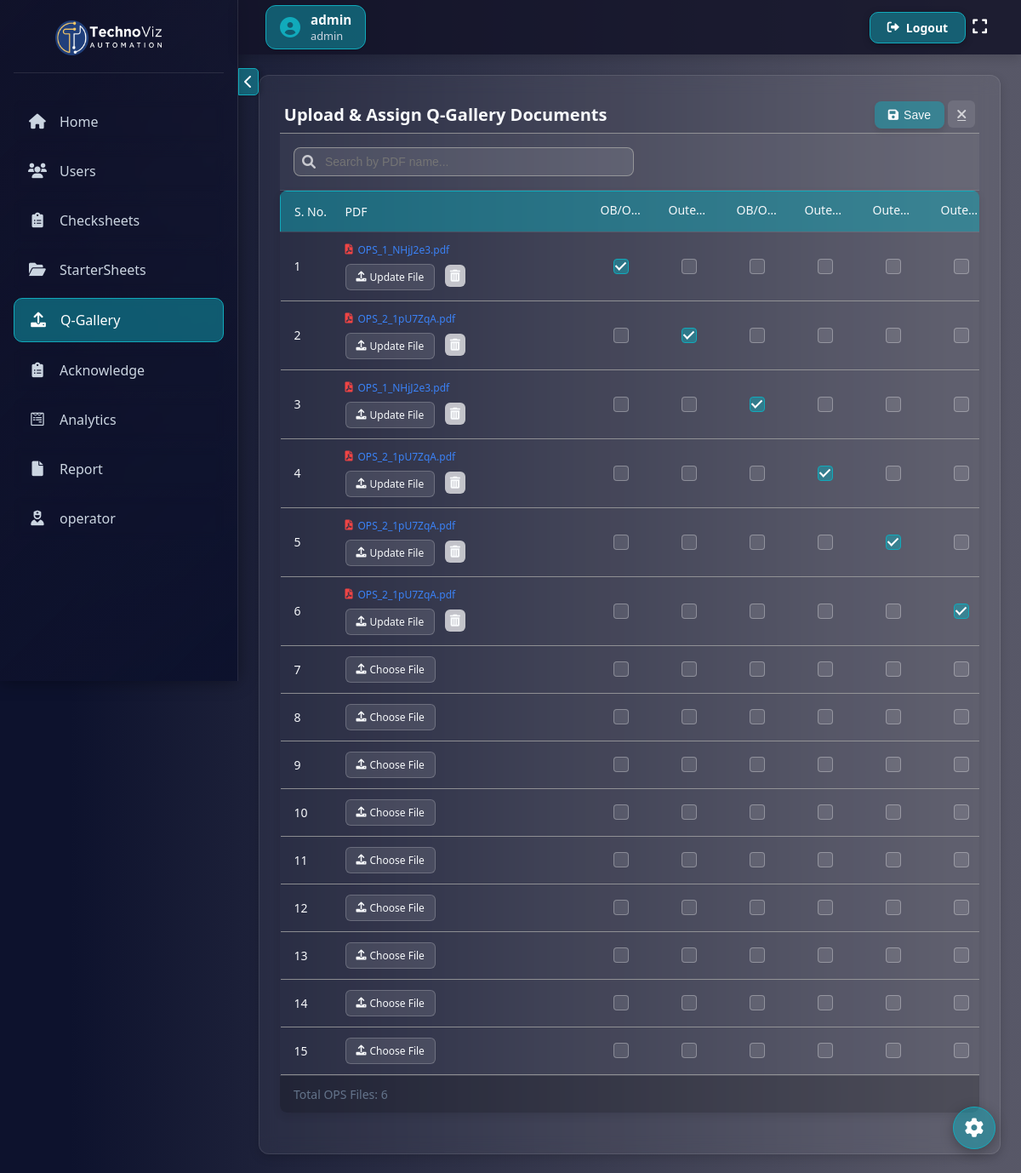
Page /upload-poc/ (signed in) on the committed database.
### checksheet1/models.py (models this page shows, shortened)
class CustomUser(AbstractUser):
    ROLE_CHOICES = [
        ("admin", "Admin"),
        ("quality_incharge", "Quality Incharge"),
        ("shift_incharge", "Shift Incharge"),
        ("operator", "Operator"),
    ]
    username = models.CharField(max_length=150, unique=False)
    employee_id = models.CharField(max_length=20, unique=True)  # New field
    role = models.CharField(max_length=20, choices=ROLE_CHOICES, default="admin")
    phone_number = models.CharField(max_length=15, blank=True, null=True)
    USERNAME_FIELD = "employee_id"  # Use employee_id for authentication
    REQUIRED_FIELDS = ["username", "email"]  # Keep username for internal use

class StarterSheet(models.Model):
    name = models.CharField(max_length=255)
    line = models.CharField(
        max_length=10, choices=[("line_1", "Line 1"), ("line_2", "Line 2")]
    )
    assigned_users = models.ManyToManyField(
        "CustomUser", related_name="assigned_starter_sheets", blank=True
    )
    created_by = models.ForeignKey(
        "CustomUser",
        on_delete=models.SET_NULL,
        null=True,
        related_name="created_starter_sheets",
    )
    created_on = models.DateTimeField(auto_now_add=True)
    level_1_approver = models.ForeignKey(
        "CustomUser",
        on_delete=models.SET_NULL,
        null=True,
        blank=True,
        related_name="level_1_assigned_sheets",
    )
    level_2_approver = models.ForeignKey(
        "CustomUser",
        on_delete=models.SET_NULL,
        null=True,
        blank=True,
        related_name="level_2_assigned_sheets",
    )
    require_level_3_approval = models.BooleanField(
        default=True, help_text="Check if this sheet requires Level 3 approval (admin)"
    )

class POCUpload(models.Model):
    pdf = models.FileField(upload_to=poc_upload_path)
    assigned_startersheets = models.ManyToManyField(
        StarterSheet,
        related_name="assigned_pocs",
        blank=True,
    )

### checksheet1/views.py (the view, shortened to what this page needs)
# urls.py: path("upload-poc/", upload_poc, name="upload_poc"),
@login_required
def upload_poc(request):
    if request.user.role == "admin" or has_page_access(request.user, "upload_poc"):
        startersheets = StarterSheet.objects.all()
        poc_files = list(
            POCUpload.objects.prefetch_related("assigned_startersheets").all()[:15]
        )  # Get latest 15 POCs
        remaining_inputs = 15 - len(poc_files)
        return render(
            request,
            "checksheet/upload_poc.html",
            {
                "poc_files": poc_files,
                "remaining_inputs": range(remaining_inputs),
                "startersheets": startersheets,
            },
        )
    return render(request, "checksheet/access_denied.html")

### checksheet1/context_processors.py (called while the page is built)
def pending_requests_count(request):
    if request.user.is_authenticated and request.user.role == "admin":
        count = PasswordResetRequest.objects.filter(status="pending").count()
        return {"pending_requests_count": count}
    return {}

### checksheet1/templatetags/custom_tags.py (called while the page is built)
@register.filter
def has_page_access(user, page_name):
    if user.is_authenticated and user.role == "admin":
        return True  # Admin has all access
    return PageAccess.objects.filter(
        user=user, page_name=page_name, has_access=True
    ).exists()

### checksheet1/templates/checksheet/upload_poc.html (shortened to what this page needs)
{% extends 'checksheet/base.html' %}
{% load static %}
{% block extra_css %}
<link rel="stylesheet" href="{% static 'css/upload_poc.css' %}">
{% endblock %}
{% block content %}
<div class="page-container">
    <form method="post" enctype="multipart/form-data">
        <div class="header">
            <h2 class="page-title">Upload & Assign Q-Gallery Documents</h2>
            <div class="buttons-container">
                <button type="submit" name="save_poc" class="submit-btn">
                    <i class="fas fa-save"></i> Save
                </button>
                <a href="javascript:history.back()" class="back-button">
                    <i class="fas fa-times"></i>
                </a>
            </div>
        </div>
        <div class="search-container">
            <div class="search-input-container">
                <i class="fas fa-search search-icon"></i>
                <input type="text" id="pdfSearch" class="search-input" placeholder="Search by PDF name...">
            </div>
        </div>
        <div class="table-responsive">
            <table class="poc-table">
                <thead>
                    <tr>
                        <th>S. No.</th>
                        <th>PDF</th>
                        {% for startersheet in startersheets %}
                            <th><span title="{{ startersheet.name }}">{{ startersheet.name }}</span></th>
                        {% endfor %}
                    </tr>
                </thead>
                <tbody id="pocTableBody">
                    {% for poc in poc_files %}
                        <tr>
                            <td>{{ forloop.counter }}</td>
                            <td>
                                <div class="file-input-container">
                                    {% if poc.pdf %}
                                        <div class="file-display">
                                            <a href="javascript:void(0);" class="pdf-link" data-pdf-url="{{ poc.pdf.url }}" data-pdf-name="{{ poc.pdf.name|slice:'9:' }}">
                                                <i class="fas fa-file-pdf"></i>
                                                {{ poc.pdf.name|slice:"9:" }}
                                            </a>
                                        </div>
                                    {% endif %}
                                    <div class="custom-file-input">
                                        <label for="pdf_{{ poc.id }}" class="custom-file-label">
                                            <i class="fas fa-upload"></i> {% if poc.pdf %}Update File{% else %}Choose File{% endif %}
                                        </label>
                                        <button type="button" class="delete-btn" data-poc-id="{{ poc.id }}">
                                            <i class="fas fa-trash-alt"></i>
                                        </button>
                                    </div>
                                </div>
                            </td>
                            {% for startersheet in startersheets %}
                                <td>
                                    <input type="checkbox"
                                           name="poc_{{ poc.id }}_startersheets"
                                           value="{{ startersheet.id }}"
                                           {% if startersheet in poc.assigned_startersheets.all %}checked{% endif %}>
                                </td>
                            {% endfor %}
                        </tr>
                    {% endfor %}
                    {% for i in remaining_inputs %}
                        <tr>
                            <td>{{ poc_files|length|add:i|add:1 }}</td>
                            <td>
                                <div class="file-input-container">
                                    <div class="custom-file-input">
                                        <label for="new_pdf_{{ i }}" class="custom-file-label">
                                            <i class="fas fa-upload"></i> Choose File
                                        </label>
                                    </div>
                                </div>
                            </td>
                            {% for startersheet in startersheets %}
                                <td>
                                    <input type="checkbox"
                                           name="new_poc_{{ i }}_startersheets"
                                           value="{{ startersheet.id }}">
                                </td>
                            {% endfor %}
                        </tr>
                    {% endfor %}
                </tbody>
            </table>
            <div class="table-footer">
                <span>Total OPS Files: {{ poc_files|length }}</span>
            </div>
        </div>
    </form>
</div>
{% endblock %}

### checksheet1/templates/checksheet/base.html (shortened to what this page needs)
<!DOCTYPE html>
<html lang="en">
<head>
    {% load custom_tags %}
    {% load static %}
    <link href="https://cdnjs.cloudflare.com/ajax/libs/font-awesome/6.0.0/css/all.min.css" rel="stylesheet">
    <link rel="stylesheet" href="{% static 'css/base.css' %}">
    {% block extra_css %}
  {% endblock%}
</head>
<body>
    {% if request.user.is_authenticated %}
    <nav class="navbar">
        <div class="navbar-left" style="display: flex; align-items: center;">
            <div class="user-info">
                <i class="fas fa-user-circle"></i>
                <div class="user-details">
                    <span class="user-name">{{ request.user.username }}</span>
                    <span class="user-role">{{ request.user.role|default:"No role" }}</span>
                </div>
            </div>
        </div>
        <a href="{% url 'logout' %}" class="logout-btn">
            <i class="fas fa-sign-out-alt"></i>
            Logout
        </a>
         <button class="fullscreen-btn" onclick="toggleFullScreen()" title="Toggle Full Screen">
                <i class="fas fa-expand"></i>
            </button>
    </nav>
    {% endif %}
    <button class="sidebar-toggle" onclick="toggleSidebar()">
        <i class="fas fa-chevron-left"></i>
    </button>
    <div class="sidebar">
        <div class="sidebar-header">
            <h3>
                <img src="{% static 'images/logo.jpg' %}" alt="Expanded Logo" class="sidebar-logo logo-toggle logo-expanded">
            </h3>
        </div>
        {% if request.user.is_authenticated %}
        {% if request.user|has_page_access:"home" %}
        <a href="{% url 'home' %}"><i class="fas fa-home"></i><span class="sidebar-text">Home</span></a>
        {% endif %}
        {% if request.user|has_page_access:"user_list" %}
        <a href="{% url 'user_list' %}"><i class="fas fa-users"></i><span class="sidebar-text">Users</span></a>
        {% endif %}
        {% if request.user|has_page_access:"all_checksheets" %}
        <a href="{% url 'all_checksheets' %}"><i class="fas fa-clipboard-list"></i><span class="sidebar-text">Checksheets</span></a>
        {% endif %}
        {% if request.user|has_page_access:"all_startersheet" %}
        <a href="{% url 'all_startersheet' %}"><i class="fas fa-folder-open"></i><span class="sidebar-text">StarterSheets</span></a>
        {% endif %}
        {% if request.user|has_page_access:"upload_poc" %}
        <a href="{% url 'upload_poc' %}"><i class="fas fa-upload"></i><span class="sidebar-text">Q-Gallery</span></a>
        {% endif %}
        {% if request.user|has_page_access:"acknowledgment_list" %}
        <a href="{% url 'acknowledgment_list' %}"><i class="fas fa-clipboard-list"></i><span class="sidebar-text">Acknowledge</span></a>
        {% endif %}
        {% if request.user.role == "admin" %}
            <a href="{% url 'analytics_page' %}"><i class="fab fa-wpforms"></i><span class="sidebar-text">Analytics</span></a>
        {% endif %}
        {% if request.user|has_page_access:"report" %}
        <a href="{% url 'report' %}"><i class="fas fa-file"></i><span class="sidebar-text">Report</span></a>
        {% endif %}
        <a href="{% url 'operator_dashboard' %}"><i class="fa-solid fa-user-nurse"></i><span class="sidebar-text">operator</span></a>
        {% endif %}
    </div>
    <div class="content">
        <div class="content-inner">
            {% block content %}{% endblock %}
        </div>
        <div class="settings-float" id="settingsFloat">
            <i class="fas fa-cog"></i>
        </div>
    </div>
</body>
</html>

### rows in the picture
CustomUser: user.username "admin", user.role "admin"
StarterSheet: name "OB/O…"
StarterSheet: name "Oute…"
StarterSheet: name "OB/O…"
StarterSheet: name "Oute…"
StarterSheet: name "Oute…"
StarterSheet: name "Oute…"
POCUpload: pdf.name "OPS_1_NHjJ2e3.pdf", shows "Update File", id "☑"
POCUpload: pdf.name "OPS_2_1pU7ZqA.pdf", shows "Update File", id "☑"
POCUpload: pdf.name "OPS_1_NHjJ2e3.pdf", shows "Update File", id "☑"
POCUpload: pdf.name "OPS_2_1pU7ZqA.pdf", shows "Update File", id "☑"
POCUpload: pdf.name "OPS_2_1pU7ZqA.pdf", shows "Update File", id "☑"
POCUpload: pdf.name "OPS_2_1pU7ZqA.pdf", shows "Update File", id "☑"

### other values in the picture
{{ poc_files|length|add:i|add:1 }} "7" "8" "9" "10" "11" "12" "13" "14" "15"
{{ poc_files|length }} "6"
